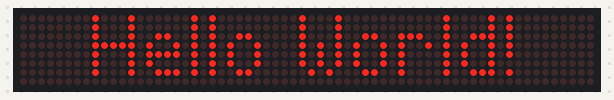
Simulated run of this sketch. Board: Arduino Uno, built with avr-gcc and run on an emulated ATmega328P. On the bench: 64×8 LED matrix. The local clock reads 2024-03-15 10:24:30 at power-on unless the sketch sets it.

Above: at 3.1 s.
At 5.1 s:
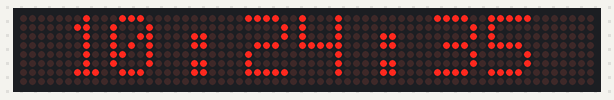
At 12.1 s:
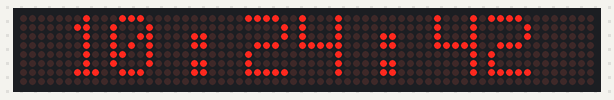
At 20.1 s:
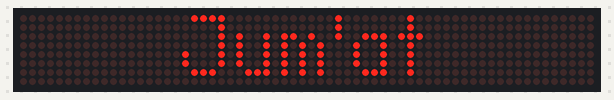
At 21.6 s:
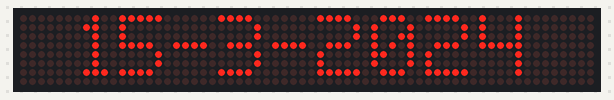
At 38.2 s:
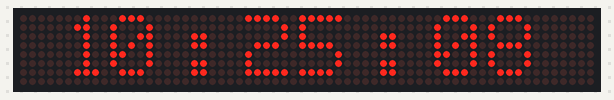

The sketch:

jam.ino
```cpp
#include <MD_Parola.h>
#include <MD_MAX72xx.h>
#include <SPI.h>
#include <Wire.h>
#include <RTClib.h>

// hardware type, search for google :)
#define HARDWARE_TYPE MD_MAX72XX::FC16_HW
// count led matrix you have
// ex: like 32x8 panels, just divide 32/8, it will return 4
#define MAX_DEVICES 8
// don't use D3 ! it make you can't write program to the esp
// Pin D8 = GPIO 15
#define CS_PIN 15

// indonesia
char daysOfTheWeek[7][7] = {"Minggu", "Senin", "Selasa", "Rabu", "Kamis", "Jum'at", "Sabtu"};
// english
// char dayOfTheWeek[7][12] = {"Sunday", "Monday", "Tuesday", "Wednesday", "Thursday", "Friday", "Saturday"};

// for reference when show date and time
long clkTime = 0;

MD_Parola myDisplay = MD_Parola(HARDWARE_TYPE, CS_PIN, MAX_DEVICES);
RTC_DS3231 rtc;

void setup()
{
  Serial.begin(115200);

  delay(3000);
  if (!rtc.begin())
  {
    Serial.println("RTC tidak terbaca");
    while (1)
      ;
  }

  if (rtc.lostPower())
  {
    // adjust time if lost power
    rtc.adjust(DateTime(F(__DATE__), F(__TIME__)));
    // manual adjustment using this
    // January 21, 2019 jam 10:30:00
    // rtc.adjust(DateTime(2019, 1, 25, 10, 30, 0));
  }

  // begin display
  myDisplay.begin();
  // set brightness
  myDisplay.setIntensity(0);
  // clear display first
  myDisplay.displayClear();

  myDisplay.setTextAlignment(PA_CENTER);
  char opening[16] = "Hello World!";
  myDisplay.print(opening);

  delay(2000);
}

String print_time(DateTime timestamp)
{
  char message[8];
  int Hour = timestamp.hour();
  int Minute = timestamp.minute();
  int Second = timestamp.second();

  sprintf(message, "%02d : %02d : %02d", Hour, Minute, Second);

  return message;
}

void loop()
{
  DateTime now = rtc.now();
  // show  time
  myDisplay.print(print_time(now));

  // display date every 20 seconds
  if (millis() - clkTime > 20000)
  {
    char date[12];

    sprintf(date, "%s", daysOfTheWeek[now.dayOfTheWeek()]);
    myDisplay.print(date);
    delay(1500);

    sprintf(date, "%d-%d-%d", now.day(), now.month(), now.year());
    myDisplay.print(date);
    delay(2500);

    clkTime = millis();
  }

  delay(1000);
}
```

Measured:
- what the display in image 0 shows lasts 2.0 s, from 3.0 s to 5.0 s
- what the display in image 1 shows lasts 1.0 s, from 5.0 s to 6.0 s
- what the display in image 3 shows lasts 1.5 s, from 20.1 s to 21.6 s
- what the display in image 4 shows lasts 3.5 s, from 21.6 s to 25.1 s
